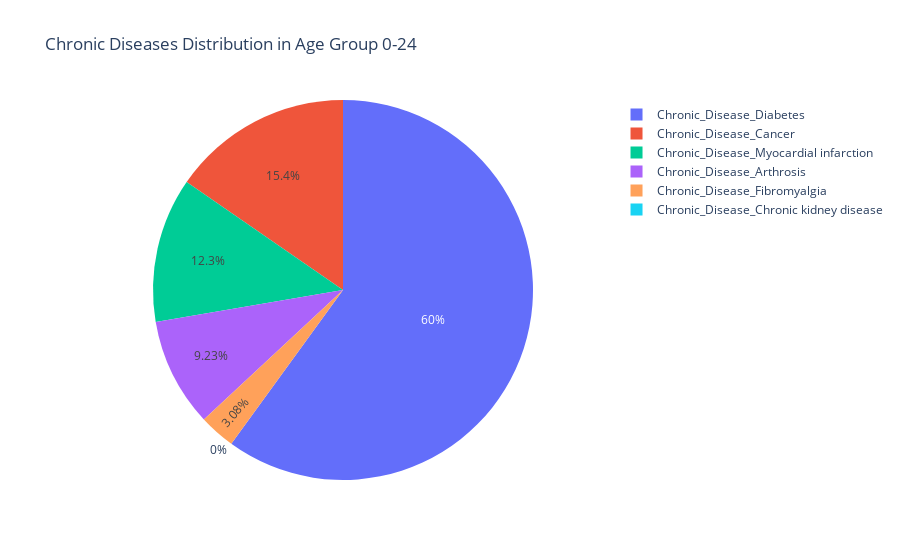

Here is the notebook cell this chart was saved with:
### Code cell
# Pie chart for a specific age group (e.g., '0-24')
age_group_selected = '0-24'
df_pie = df_long[df_long['Age_Group'] == age_group_selected]

fig_pie = px.pie(df_pie, values='Count', names='Chronic_Disease',
                 title=f"Chronic Diseases Distribution in Age Group {age_group_selected}")
fig_pie.show()

### Figure 1 — Plotly figure (JSON) as saved in the notebook; plotly's stock layout.template omitted (floating-point values rounded to 4 significant figures)
{"data": [{"domain": {"x": [0, 1], "y": [0, 1]}, "hovertemplate": "Chronic_Disease=%{label}<br>Count=%{value}<extra></extra>", "labels": ["Chronic_Disease_Arthrosis", "Chronic_Disease_Cancer", "Chronic_Disease_Chronic kidney disease", "Chronic_Disease_Diabetes", "Chronic_Disease_Fibromyalgia", "Chronic_Disease_Myocardial infarction"], "legendgroup": "", "name": "", "showlegend": true, "type": "pie", "values": [6, 10, 0, 39, 2, 8]}], "layout": {"legend": {"tracegroupgap": 0}, "title": {"text": "Chronic Diseases Distribution in Age Group 0-24"}}}
